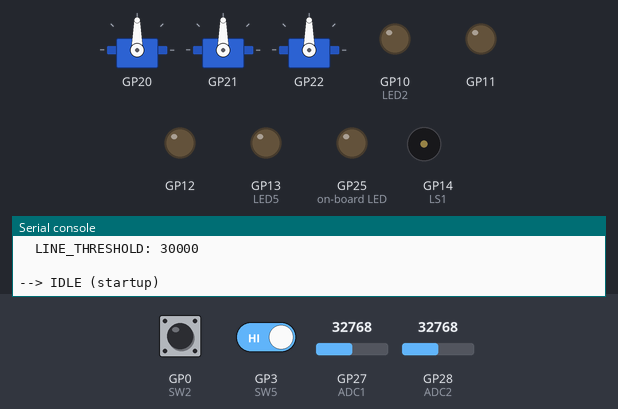
Simulated run of this program. Board: Raspberry Pi Pico running MicroPython. On the bench: 3 × servo, output pins drawn as LEDs (lit = HIGH), buzzer (waves = sounding), the last lines printed to the serial console. Dashed ring = blinking. Inputs (shaded band) come from the test bench; at power-on: GP0 (SW2) HIGH, GP3 (SW5) HIGH, GP27 (ADC1) = 32768, GP28 (ADC2) = 32768 (analog values on the 0–65535 scale). Servo angles are drawn from the pulse width (0.5 ms = 0°, 2.5 ms = 180°).

Above: at 1.2 s.
1.3 s: GP0 (SW2) pulled LOW for 0.15 s
At 2.3 s:
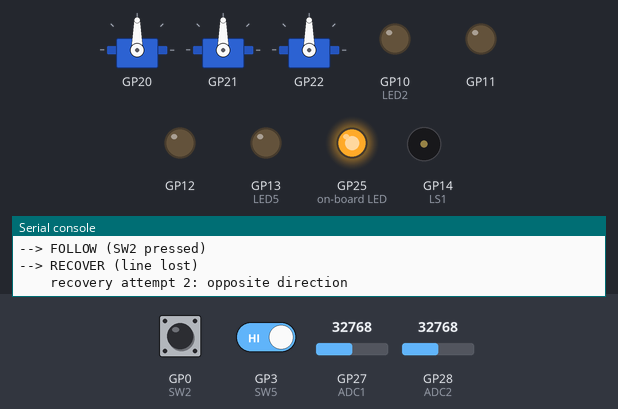
4.4 s: GP0 (SW2) pulled LOW for 1 s
At 6.1 s:
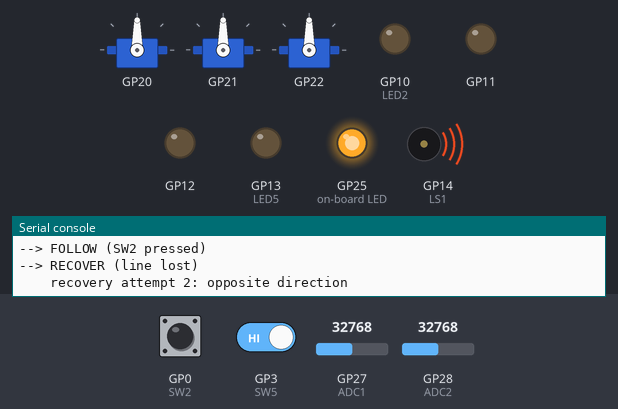
6.9 s: GP0 (SW2) pulled LOW for 3.2 s
At 9.2 s:
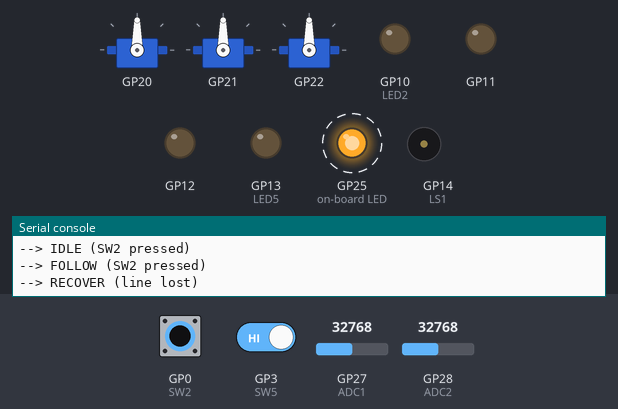
11.6 s: GP0 (SW2) driven LOW and GP3 (SW5) driven LOW
At 11.77 s:
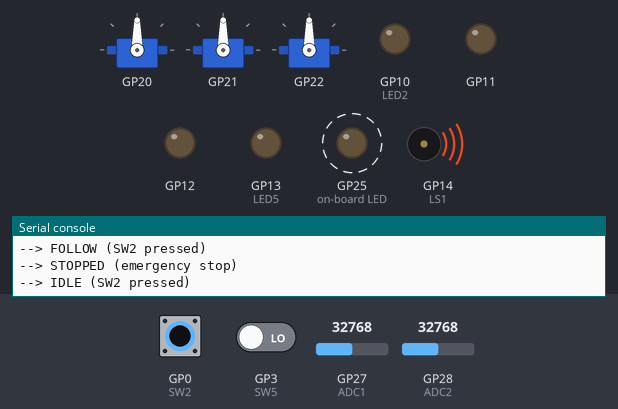
14.6 s: GP0 (SW2) driven HIGH
At 15.0 s:
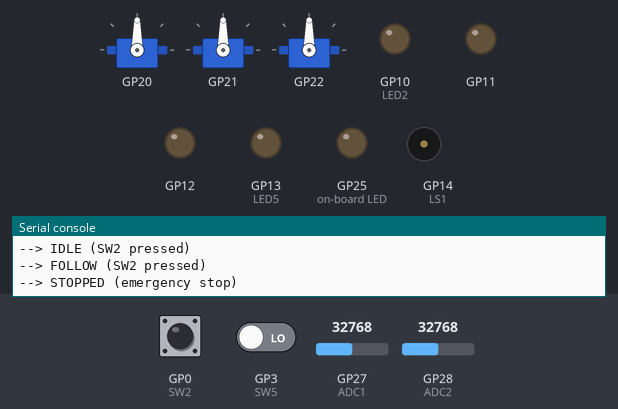
16.1 s: GP0 (SW2) driven LOW
At 16.27 s:
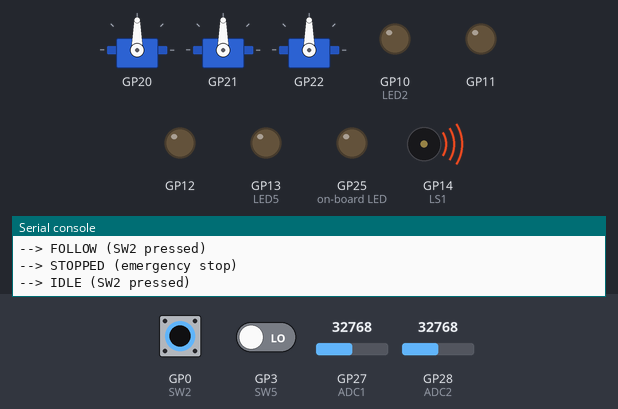
Timing chart, 0 to 20.1 s (numbered marks = the images above; inputs shaded):
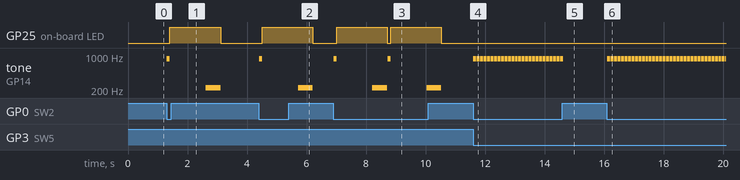

Measured:
- after the input at 1.3 s, GP25 (on-board LED): LOW → HIGH after 0.10 s, → LOW 1.7 s later; tone on GP14 (LS1): silent → 880 Hz at once, → silent 0.10 s later, → 220 Hz 1.2 s later, → silent 0.50 s later
- after the input at 4.4 s, GP25 (on-board LED): LOW → HIGH after 0.11 s, → LOW 1.7 s later; tone on GP14 (LS1): silent → 880 Hz at once, → silent 0.10 s later, → 220 Hz 1.2 s later, → silent 0.50 s later
- after the input at 6.9 s, GP25 (on-board LED): alternates HIGH for 1.7 s and LOW for 0.11 s, starting after 0.11 s; tone on GP14 (LS1): plays 880 Hz for 0.10 s, 220 Hz for 0.50 s, 880 Hz for 0.10 s, 220 Hz for 0.50 s, starting at once
- after the input at 11.6 s, tone on GP14 (LS1): alternates 880 Hz for 0.10 s and silent for 0.02 s, starting at once
- after the input at 14.6 s, tone on GP14 (LS1): goes on until 14.6 s, then stays silent
- after the input at 16.1 s, tone on GP14 (LS1): alternates 880 Hz for 0.10 s and silent for 0.02 s, starting at once

The program:

Line_Follower.py
```python
# ================================================================================
# Capstone Project: Line Follower Robot [Line_Follower.py]
# Version: 1.0
# Updated: July 25, 2026
#
# Platform: mirobo.tech BEAPER Pico circuit (Robot configuration)
# Requires: BEAPER_Pico.py board module file
#
# Hardware used:
#   SW2          - Start following (begins immediately, no countdown)
#   SW5          - Emergency stop (halts from any state)
#   LS1          - Piezo speaker (start beep, line-lost alert)
#   On-board LED - Status indicator (on while running)
#
#   Q2 - Left line sensor  (R sensor module, left position)
#   Q3 - Right line sensor (R sensor module, right position)
#   Q1 - Line sensor (L sensor module, for alternate configurations)
#
#   Motor 1 (M1A/M1B) - Left drive motor
#   Motor 2 (M2A/M2B) - Right drive motor
#
# IMPORTANT - Jumper settings for two-sensor line following:
#   JP2 = Robot   (connects Q2 to ADC1 - left sensor)
#   JP3 = Robot   (connects Q3 to ADC2 - right sensor)
#   JP1 = Robot   (used in alternate configurations)
#
# IMPORTANT - LED / motor pin sharing:
#   LED2-LED5 share pins with the motor driver. The LEDs cannot be
#   used while the motors are running, but instead show motor states.
#
# Sensor module setup - two-sensor configuration (starting point):
#   Install the R sensor module ('Line/Floor', labelled 'R') on the
#   robot's centreline. The module contains two phototransistors: Q2 in
#   the left position, and Q3 in the right position. When centred on the
#   line, both Q2 and Q3 'see' the line. This works well for following
#   a simple tape line (20mm or 3/4" electrical tape works well).
#
#   This program follows a dark line on a light surface (e.g. black tape
#   on a white floor). Sensors return higher values on the light surface
#   and lower values over the dark line. Calibrate LINE_THRESHOLD to a
#   value midway between your two surfaces. If your course uses a light
#   line on a dark surface, invert the comparisons in read_sensors().
#
# --------------------------------------------------------------------------------
# Other sensor arrangements (see the Development Guide, below):
#
#   Two-sensor floor detection (wider lines, T-stops, + intersections):
#     Use two sensor modules, with the 'L' module on the robot's right,
#     and the 'R' module on the robot's left. Q3 becomes the left sensor
#     and Q1 becomes the right sensor, with both sensors detecting the
#     floor on either side of the line. Update read_sensors() to read
#     Q1_level() and Q3_level().
#
#   Three-sensor row (narrower lines, sharper curves):
#     Use two sensor modules, with the 'L' module on the robot's right,
#     and the 'R' module on the robot's left, aligning the three
#     phototransistors in an equally-spaced row: Q2 detects the left of
#     a wide line or the floor to the left of a narrow line, Q3 detects
#     the centre of the line, and Q1 detects the right of a wide line
#     or the floor to the right of a narrow line. This gives three
#     independent sensors and enables the priority-based steering used
#     in the three-sensor step in the Development Guide.
# --------------------------------------------------------------------------------
# Line follower behaviour:
#   IDLE      - Robot stationary. Press SW2 to begin following.
#               Motors off. SW5 does nothing (already stopped).
#
#   FOLLOW    - Two-sensor differential steering:
#                 Q2 on line only -> turn left
#                 Q3 on line only -> turn right
#                 Both on line    -> drive straight
#                 Neither on line -> line lost, enter RECOVER
#
#   RECOVER   - Line lost. Robot rotates opposite the last-known turn
#               direction for RECOVER_TIME ms to sweep back across the
#               line. If the line is found again, return to FOLLOW
#               immediately. If RECOVER_TIME elapses without finding
#               the line, try changing to the opposite direction for
#               RECOVER_TIME ms. If still not found, transition to
#               STOPPED.
#
#   STOPPED   - Motors halted. Press SW2 to return to IDLE.
#
# Before you begin - complete your capstone plan using the Capstone
# Preparation Guide: project description, state diagram, state
# details table, constants and variables, and testing plan. Test each
# sensor individually before testing the complete following behaviour.
# ================================================================================

# IMPORTANT: Copy BEAPER_Pico.py into your Raspberry Pi Pico.
import BEAPER_Pico as beaper  # Set up BEAPER Pico I/O

import time

# --- State Constants -------------------
STATE_IDLE    = const(0)             # Waiting for start - robot stationary
STATE_FOLLOW  = const(1)             # Following the line using differential steering
STATE_RECOVER = const(2)             # Line lost - searching for the line
STATE_STOPPED = const(3)             # Halted - press SW2 to return to idle

STATE_NAMES = {
    STATE_IDLE:    "IDLE",
    STATE_FOLLOW:  "FOLLOW",
    STATE_RECOVER: "RECOVER",
    STATE_STOPPED: "STOPPED",
}

# --- Sensor Threshold ------------------
# Calibrate by printing Q2/Q3 levels on both surfaces and choosing a
# value midway between them. The 16-bit ADC range is 0-65535.
LINE_THRESHOLD = 30000               # Adjust for your line and surface colours

# --- Timing Constants -------------------
RECOVER_TIME = const(600)            # Time to rotate in one direction when line is lost (ms)
LOOP_DELAY   = const(5)              # Main loop delay (ms) - short for responsive steering

# --- Program Variables ------------------
state       = STATE_IDLE
state_start = 0

# Sensor readings - updated every loop iteration in FOLLOW and RECOVER.
left_on_line  = False                # True when Q2 (left) detects the line
right_on_line = False                # True when Q3 (right) detects the line

# Recovery direction: True = turn left, False = turn right.
# Set when the line is first lost, based on which sensor last saw the
# line. Updated between recovery attempts (first try, then opposite
# direction for second try).
recover_turn_left = True
recover_attempt   = 0                # 0 = first direction, 1 = opposite direction


# --- Program Functions ------------------

def enter_state(new_state, current_time, reason=""):
    global state, state_start
    beaper.motors_stop()
    state       = new_state
    state_start = current_time
    print("-->", STATE_NAMES[new_state], end="")
    if reason:
        print(" (", reason, ")", sep="")
    else:
        print()

def read_sensors():
    # Read the two active line sensors and update the on-line flags.
    # Update LINE_THRESHOLD to suit your course.
    global left_on_line, right_on_line
    left_on_line  = beaper.Q2_level() < LINE_THRESHOLD   # Q2: left
    right_on_line = beaper.Q3_level() < LINE_THRESHOLD   # Q3: right

def any_on_line():
    # Return True if either sensor currently detects the line.
    return left_on_line or right_on_line

def print_sensors():
    # Print a compact sensor reading for debugging. Call from the main
    # loop temporarily to calibrate LINE_THRESHOLD.
    print("Q2:", beaper.Q2_level(),
          " Q3:", beaper.Q3_level(),
          "| L:", left_on_line,
          "R:", right_on_line)


# --- Main Program ---------------------

beaper.motors_stop()
beaper.pico_led_off()
print("Line Follower Robot")
print("SW2: start following")
print("SW5: emergency stop")
print()
print("Jumper check: JP2=Robot, JP3=Robot for two-sensor line following")
print("Sensor check (raw ADC values):")
print("  Q2:", beaper.Q2_level())
print("  Q3:", beaper.Q3_level())
print("  LINE_THRESHOLD:", LINE_THRESHOLD)
print()

state_start = time.ticks_ms()
enter_state(STATE_IDLE, state_start, "startup")

while True:
    current_time = time.ticks_ms()
    elapsed      = time.ticks_diff(current_time, state_start)

    # --- Emergency stop (SW5) - checked before all state logic ---
    if beaper.SW5.value() == 0 and state != STATE_IDLE and state != STATE_STOPPED:
        beaper.pico_led_off()
        enter_state(STATE_STOPPED, current_time, "emergency stop")

    # --- State: Idle ---
    elif state == STATE_IDLE:
        if beaper.SW2.value() == 0:
            beaper.tone(880, 100)
            beaper.pico_led_on()
            enter_state(STATE_FOLLOW, current_time, "SW2 pressed")

    # --- State: Follow ---
    elif state == STATE_FOLLOW:
        read_sensors()

        if not any_on_line():
            # Both sensors off the line - transition to recovery.
            # Set recovery direction based on which sensor last saw the line.
            # If the right sensor (Q3) was last on, the line is to the
            # right - turn right. Otherwise turn left.
            recover_turn_left = not right_on_line
            recover_attempt   = 0
            enter_state(STATE_RECOVER, current_time, "line lost")

        else:
            if left_on_line and not right_on_line:
                # Q2 on line only:
                #   Robot has drifted right - line is now under Q2.
                # TODO: turn robot left (implement left correction)
                pass

            elif right_on_line and not left_on_line:
                # Q3 on line only:
                #   Robot has drifted left - line is now under Q3.
                # TODO: turn robot right (implement right correction)
                pass

            else:
                # Both sensors on line - drive straight.
                # TODO: drive both motors forward.
                pass

    # --- State: Recover ---
    elif state == STATE_RECOVER:
        read_sensors()

        if any_on_line():
            # Line found - return to following immediately
            enter_state(STATE_FOLLOW, current_time, "line found")

        elif elapsed < RECOVER_TIME:
            # Still searching - rotate in the recovery direction.
            # TODO: rotate toward recover_turn_left:
            #       if recover_turn_left: left reverse, right forward
            #       else:                 left forward, right reverse
            if recover_turn_left:
                # TODO: turn robot left
                pass
            else:
                # TODO: turn robot right
                pass

        else:
            # First recovery attempt timed out without finding the line
            if recover_attempt == 0:
                # Try the opposite direction for another RECOVER_TIME
                recover_turn_left = not recover_turn_left
                recover_attempt   = 1
                state_start       = current_time   # Reset timer for second attempt
                print("    recovery attempt 2: opposite direction")
            else:
                # Both directions exhausted - line is truly lost
                beaper.tone(220, 500)
                beaper.pico_led_off()
                enter_state(STATE_STOPPED, current_time, "line not found")

    # --- State: Stopped ---
    elif state == STATE_STOPPED:
        if beaper.SW2.value() == 0:
            beaper.pico_led_off()
            enter_state(STATE_IDLE, current_time, "SW2 pressed")

    time.sleep_ms(LOOP_DELAY)


# ================================================================================
# Development Guide
# ================================================================================
#
# Work through these steps in order. Test on the floor and hold the
# robot clear of any surface when testing motor directions for the
# first time.
#
# --------------------------------------------------------------------------------
# Step 1 - Sensor calibration
# --------------------------------------------------------------------------------
#
# Before any state logic, calibrate your line sensors. Add a
# temporary calibration loop after the startup sensor check:
#
# Example code:
#
# while True:
#     print("Q2:", beaper.Q2_level(), "Q3:", beaper.Q3_level())
#     time.sleep_ms(100)
#
# Hold each sensor over the light surface and note the readings, then
# over the dark tape. Set LINE_THRESHOLD to a value comfortably
# midway between the two. A good threshold leaves a clear gap on both
# sides so that minor lighting variation does not trigger false
# readings.
#
# If your course uses a light line on a dark surface, change the
# comparisons in read_sensors() from < to >.
#
# --------------------------------------------------------------------------------
# Step 2 - Motor direction verification
# --------------------------------------------------------------------------------
#
# Verify motor directions before driving on a course:
#
# Example code:
#
# beaper.left_motor_forward()
# time.sleep_ms(500)
# beaper.motors_stop()
#
# If a motor runs backward, swap its wiring on CON1. Both motors
# should drive the robot forward when both are set to forward.
#
# --------------------------------------------------------------------------------
# Step 3 - Straight-line following
# --------------------------------------------------------------------------------
#
# Place the robot centred on the line and verify that STATE_FOLLOW
# drives it straight with both sensors triggering. Print the sensor
# flags each loop iteration (call print_sensors() temporarily) and
# confirm that both left_on_line and right_on_line are True when
# centred.
#
# --------------------------------------------------------------------------------
# Step 4 - Steering corrections
# --------------------------------------------------------------------------------
#
# Test each steering correction on a gentle curve. Confirm that:
# - The robot turns left when only Q2 (left) triggers
# - The robot turns right when only Q3 (right) triggers
# If the corrections are in the wrong direction, verify that JP2 and
# JP3 are both set to Robot and that Q2 and Q3 are reading correctly.
#
# --------------------------------------------------------------------------------
# Step 5 - Recovery
# --------------------------------------------------------------------------------
#
# Test STATE_RECOVER by lifting the robot off the line mid-follow and
# placing it back. Confirm it finds the line and returns to FOLLOW.
# Test the two-attempt recovery by placing the robot away from the
# line and verifying it transitions to STOPPED after both attempts
# fail.
#
# --------------------------------------------------------------------------------
# Step 6 - Complete course
# --------------------------------------------------------------------------------
#
# Run the robot on a closed loop. Watch the Serial Monitor for state
# transitions. A well-tuned robot should stay in STATE_FOLLOW for the
# entire lap except when recovering from sharp curves.
#
# --------------------------------------------------------------------------------
# Step 7 - Alternate configuration: two-sensor floor detection
# --------------------------------------------------------------------------------
#
# For wider lines, T-stops, and + intersections: swap the L and R
# sensor modules so the R module ('Line/Floor') is on the robot's
# LEFT side and the L module ('Floor') is on the RIGHT side. Q3 (R
# module, now on the left) becomes the left floor sensor, and Q1 (L
# module, now on the right) becomes the right floor sensor. Set
# JP1=Robot and JP3=Robot.
#
# In this arrangement both inboard phototransistors detect the floor
# on either side of the line rather than the line itself. The robot
# follows by keeping floor on both sides (both sensors off the
# line). This handles wider lines, T-junctions, and + intersections
# more reliably than the narrow-line two-sensor approach.
#
# Update read_sensors() for floor detection:
#
# Example code:
#
# left_on_line  = beaper.Q3_level() < LINE_THRESHOLD  # floor = low
# right_on_line = beaper.Q1_level() < LINE_THRESHOLD
#
# Invert the steering logic: if both sensors are HIGH (on the
# floor), drive straight. Correct when one sensor goes LOW (over the
# line).
#
# --------------------------------------------------------------------------------
# Step 8 - Alternate configuration: three-sensor row
# --------------------------------------------------------------------------------
#
# For narrower lines and sharper curves: swap the L and R sensor
# modules and align the three phototransistors in a row across the
# front of the robot:
#   Q2 (R module, left position)  - left of line
#   Q3 (R module, right position) - centre, on the line
#   Q1 (L module, left position)  - right of line
# Set JP1=Robot, JP2=Robot, JP3=Robot.
#
# This gives a true three-sensor arrangement where Q3 tracks the
# line centre and Q2/Q1 detect drift to either side. Priority-based
# steering becomes possible: outer sensors (Q2, Q1) take priority
# over the centre sensor (Q3), and the robot can detect
# intersections when all three trigger simultaneously.
#
# Update read_sensors() for three-sensor mode:
#
# Example code:
#
# left_on_line   = beaper.Q2_level() < LINE_THRESHOLD  # Q2: left
# centre_on_line = beaper.Q3_level() < LINE_THRESHOLD  # Q3: centre
# right_on_line  = beaper.Q1_level() < LINE_THRESHOLD  # Q1: right
#
# Update the steering logic in STATE_FOLLOW to use all three flags:
#
# Example code:
#
# if left_on_line and not right_on_line:
#     turn left
# elif right_on_line and not left_on_line:
#     turn right
# else:
#     drive straight


# ================================================================================
# Extension Activities
# ================================================================================
#
# --------------------------------------------------------------------------------
# EA 1 - Speed gradient using PWM
# --------------------------------------------------------------------------------
#
# Rather than stopping a motor for corrections, reduce its duty
# cycle proportionally. This produces smoother following and reduces
# oscillation on straight sections. Investigate how to set PWM duty
# cycle on motor pins using beaper.M1A.duty_u16() and compare the
# result to the binary approach - see Activity 10's Motor Controller
# project for the PWM speed-control pattern this builds on.
#
# --------------------------------------------------------------------------------
# EA 2 - Lap counter
# --------------------------------------------------------------------------------
#
# Increment a counter each time both sensors trigger simultaneously
# for more than MARKER_TIME ms without having been at a recovery
# event recently. Print the lap count and lap time each lap.
#
# --------------------------------------------------------------------------------
# EA 3 - Course map
# --------------------------------------------------------------------------------
#
# Record each steering correction as a direction and elapsed time
# since the previous correction. After one lap, print the map to the
# Serial Monitor. Can you predict the course layout from the map?
```

Source omitted: BEAPER_Pico.py (11692 bytes)
